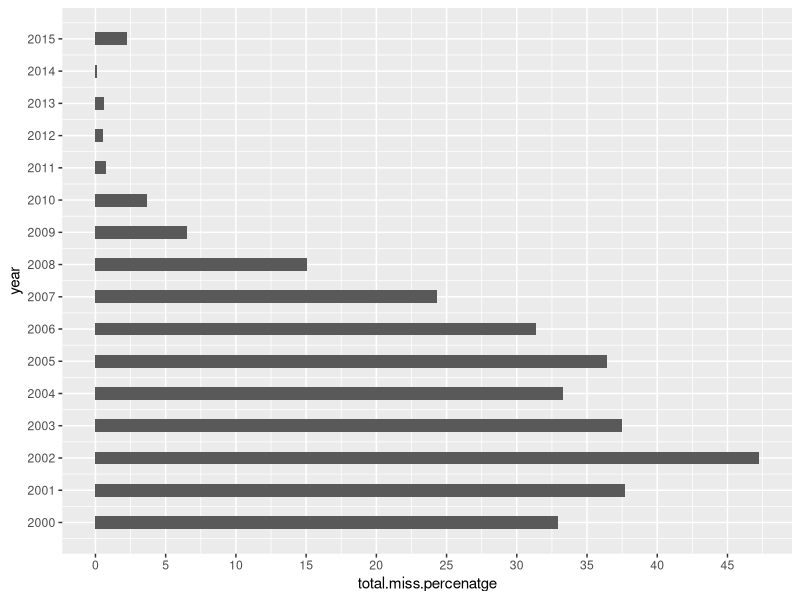
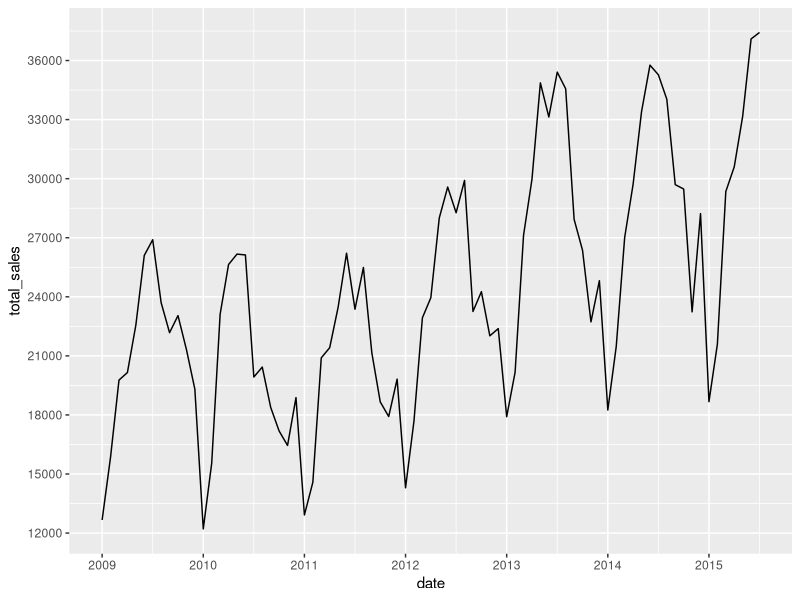
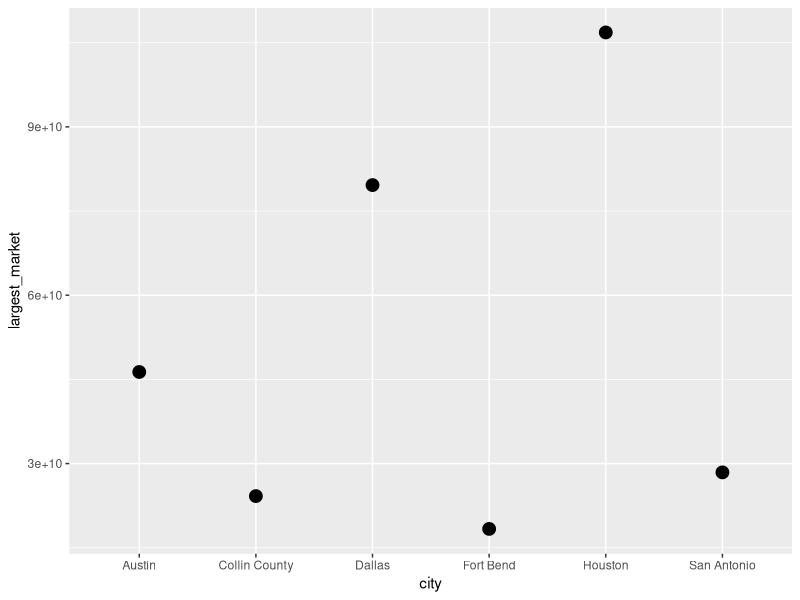
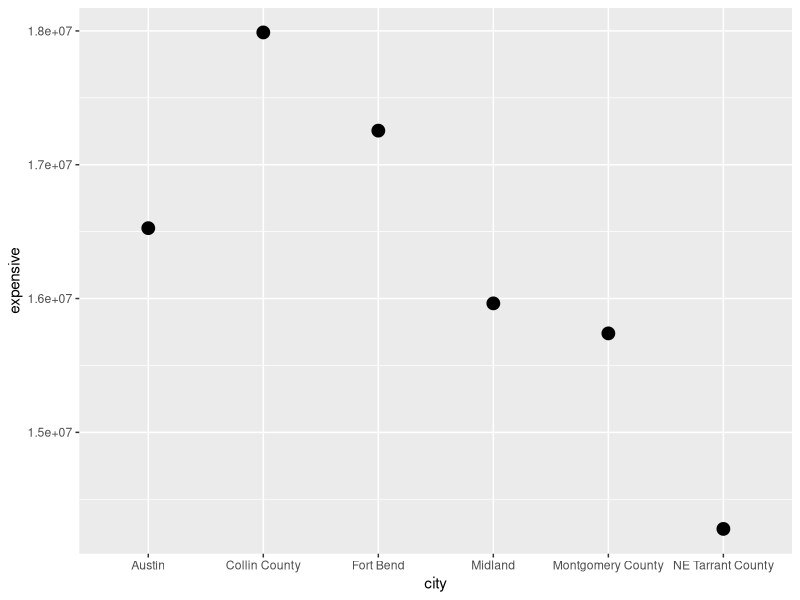
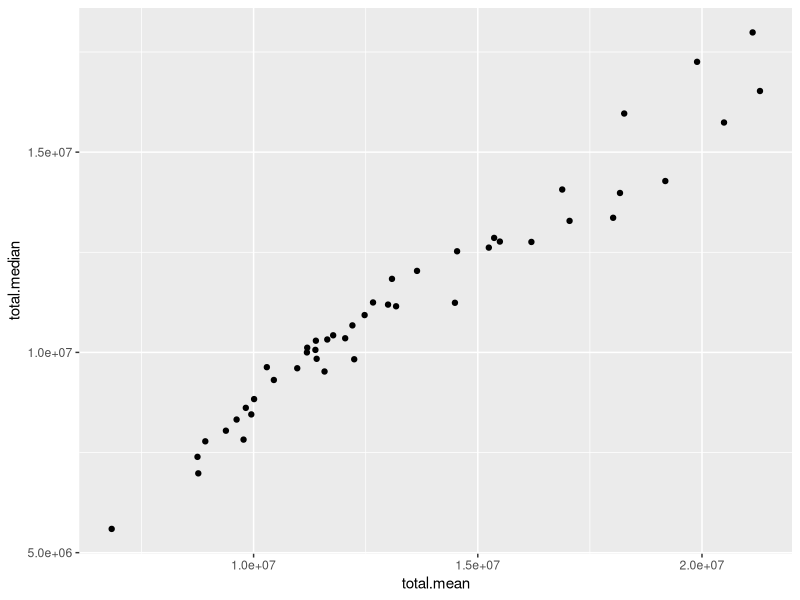
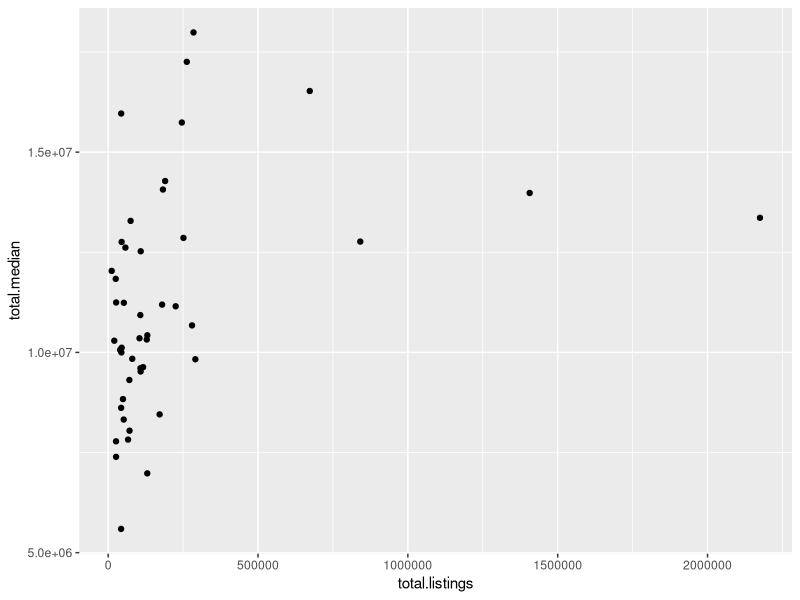
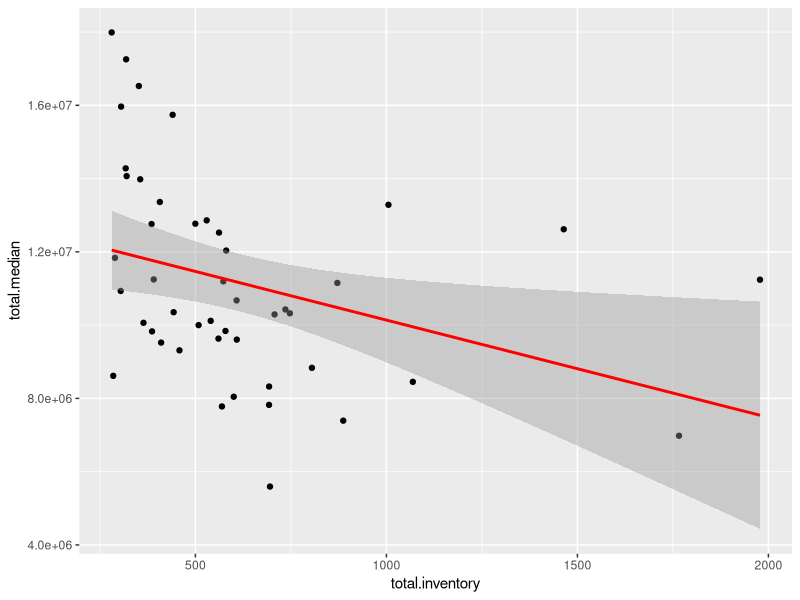

These figures' R source, in order:
## ---- chunk 1
knitr::opts_chunk$set(echo = TRUE)
## ---- chunk 2
library("tidyverse")
## ---- chunk 3
txhousing <- as_tibble(txhousing)
mydata <- txhousing

#a look at first & last 15 observations
head(mydata)
tail(mydata)
## ---- chunk 4
unique(mydata$city)
unique(mydata$city) %>% length()
## ---- chunk 5
str(mydata)
## ---- chunk 6
any(is.na(mydata))                           #detect if there are any NAs
sum(is.na(mydata))                           #number of missing values
colnames(mydata)[colSums(is.na(mydata)) > 0] #which columns have missing values
## ---- chunk 7
missing.values.city <- mydata %>%
    gather(key = "variable", value = "val", -city) %>%
    mutate(is.missing = is.na(val)) %>%
    group_by(city, variable, is.missing) %>%
    summarise(num.missing = n()) %>%
    filter(is.missing==T) %>%
    select(-is.missing)
    
missing.values.city
## ---- chunk 8
missing.values.city %>% select(-variable) %>% group_by(city) %>% 
  summarise(total.miss.percentage = (sum(num.missing)/1496)*100)
## ---- chunk 9
na_percent <- sapply(mydata, function(y) sum(length(which(is.na(y))))/nrow(mydata)*100)
na_percent <- data.frame(na_percent)
na_percent
## ---- chunk 10
missing.values.year <- mydata %>%
    gather(key = "variable", value = "val", -year) %>%
    mutate(is.missing = is.na(val)) %>%
    group_by(year, variable, is.missing) %>%
    summarise(num.missing = n()) %>%
    filter(is.missing==T) %>%
    select(-is.missing)
    
missing.values.year
## ---- chunk 11
missing.values.year <- missing.values.year %>% 
  select(-variable) %>% group_by(year) %>% 
  summarise(total.miss.percenatge = (sum(num.missing)/1496)*100)
missing.values.year
## ---- chunk 12
ggplot(missing.values.year, aes(x=year, y=total.miss.percenatge)) + 
  geom_bar(stat = "identity", width=0.4) +
  scale_x_continuous(breaks = seq(2000, 2015, by=1)) +
  scale_y_continuous(n.breaks = 10) +
  coord_flip()
  
## ---- chunk 13
#delete the NA's
mydata <- na.omit(mydata)
## ---- chunk 14
mydata %>% filter(year > 2008) %>% group_by(date) %>% 
  summarize(N = n(), total_sales = sum(sales)) %>%
  ggplot(aes(x=date, y = total_sales)) +
  geom_line() +
  scale_x_continuous(breaks = seq(2009, 2015, by=1)) +
  scale_y_continuous(n.breaks = 10)

## ---- chunk 15
mydata2 <- mydata %>% filter(year > 2008) %>% 
  group_by(city) %>% summarize(largest_market = sum(volume)) %>% 
  arrange(desc(largest_market))

head(mydata2, n = 8)

mydata2 %>% top_n(6) %>%
ggplot(aes(x=city, y=largest_market)) + 
    geom_point(size = 4)
## ---- chunk 16
mydata3 <- mydata %>% filter(year > 2008) %>% 
  group_by(city) %>% summarize(expensive = sum(median)) %>% 
  arrange(desc(expensive))

head(mydata3, n = 8)

mydata3 %>% top_n(6) %>%
ggplot(aes(x=city, y=expensive)) + 
    geom_point(size = 4)
## ---- chunk 17
mydata4 <- mydata %>% filter(year > 2008) %>% 
  mutate(mean = volume/sales) %>% 
  select(city, mean, median) %>% group_by(city) %>% 
  summarise(total.mean = sum(mean), total.median = sum(median))

ggplot(mydata4, aes(x=total.mean, y=total.median)) +
  geom_point()

## ---- chunk 18
mydata5 <- mydata %>% filter(year > 2008) %>% 
  select(city, listings, median) %>% group_by(city) %>% 
  summarise(total.listings = sum(listings), total.median = sum(median))

ggplot(mydata5, aes(x=total.listings, y=total.median)) +
  geom_point()

## ---- chunk 19
mydata6 <- mydata %>% filter(year > 2008) %>% 
  select(city, inventory, median) %>% group_by(city) %>% 
  summarise(total.inventory = sum(inventory), total.median = sum(median))

ggplot(mydata6, aes(x=total.inventory, y=total.median)) +
  geom_point() +
  geom_smooth(method=lm , color="red", se=TRUE)

